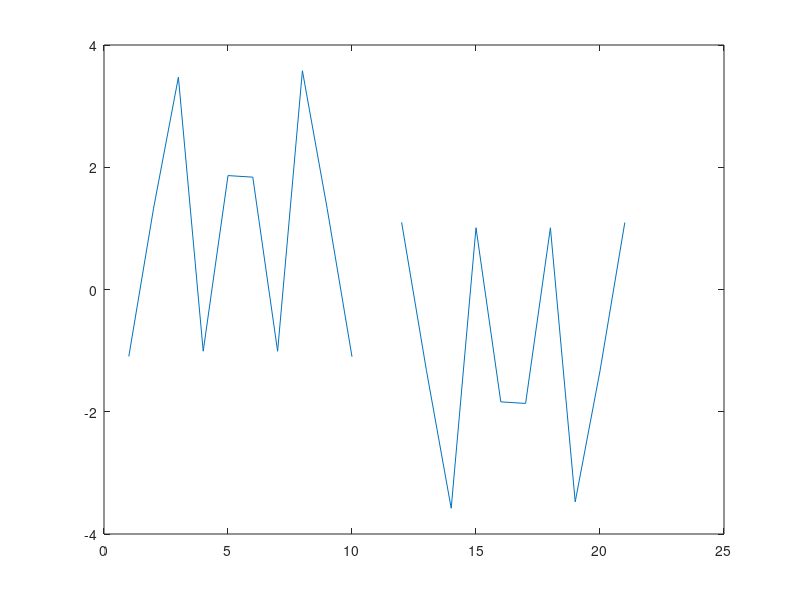

Recreate this plot in MATLAB.
% Octave Script
% Title           :Funciones Trascendentes: Trigonométricas, Logarítmicas y Exponenciales (Ejercicio10)
% Correo          :urbanoorlando79@gmail.com
% Description     :Script para graficar funciones y determinar que tipo de funcion es.
% Author          :Orlando Urbano Trejo (Lando)
% Date            :23_11_2021
% Version         :1
% Usage           :octave>path/Ejercicio10
%                 :Requiere aplicación octave, usar linea de comandos
%                 :https://octaveintro.readthedocs.io/en/latest/index.html

clear
disp ('Función10');
% Dominio de la función
x=-20:2:20
% Regla de correspondencia
hx = csc(x)
disp ('La función cosecante es una función trigonometrica ');
disp ('El dominio de la función es (2πn,π + 2πn) ∪ (π + 2πn,2π + 2πn)');
disp ('El rango de la función es de (-∞,-1] ∪ [1,∞)');
disp ('Los puntos donde f(x)=0 no existen');
% Plotear función
plot (hx)
